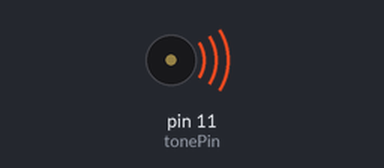
Bench run of a sketch on a simulated Arduino Uno, built with avr-gcc and run on an emulated ATmega328P. Parts: buzzer (waves = sounding).

Above: at 0.18 s.
At 36.6 s:
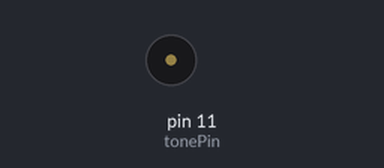
Timing chart, 0 to 40.0 s (numbered marks = the images above):
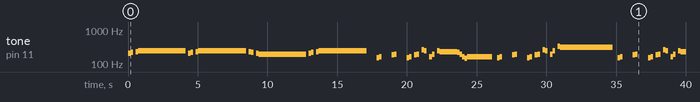

The sketch:

Pink_Panther_Theme.ino
```cpp
/*
 *
 *  Process:
 *  Midi -> Midi tracks -> Note mappings -> Frequency
 *
 *  CC0
 *
 *  Set this to be the pin that your buzzer resides in. (Note that you can only have one buzzer actively using the PWM signal at a time).
 *
*/
int tonePin = 11;
void setup() {

}

void midi() {

    tone(tonePin, 207, 180.18);
    delay(180.18);
    tone(tonePin, 220, 180.18);
    delay(180.18);
    delay(180.18);
    tone(tonePin, 233, 180.18);
    delay(180.18);
    tone(tonePin, 246, 3423.42);
    delay(3423.42);
    delay(180.18);
    tone(tonePin, 207, 180.18);
    delay(180.18);
    tone(tonePin, 220, 180.18);
    delay(180.18);
    delay(180.18);
    tone(tonePin, 233, 180.18);
    delay(180.18);
    tone(tonePin, 246, 3423.42);
    delay(3423.42);
    delay(180.18);
    tone(tonePin, 233, 180.18);
    delay(180.18);
    tone(tonePin, 220, 180.18);
    delay(180.18);
    delay(180.18);
    tone(tonePin, 207, 180.18);
    delay(180.18);
    tone(tonePin, 195, 3423.42);
    delay(3423.42);
    delay(180.18);
    tone(tonePin, 207, 180.18);
    delay(180.18);
    tone(tonePin, 220, 180.18);
    delay(180.18);
    delay(180.18);
    tone(tonePin, 233, 180.18);
    delay(180.18);
    tone(tonePin, 246, 3423.42);
    delay(3423.42);
    delay(720.72);
    tone(tonePin, 155, 180.18);
    delay(180.18);
    tone(tonePin, 164, 180.18);
    delay(180.18);
    delay(720.72);
    tone(tonePin, 184, 180.18);
    delay(180.18);
    tone(tonePin, 195, 180.18);
    delay(180.18);
    delay(720.72);
    tone(tonePin, 155, 180.18);
    delay(180.18);
    tone(tonePin, 164, 180.18);
    delay(180.18);
    delay(180.18);
    tone(tonePin, 184, 180.18);
    delay(180.18);
    tone(tonePin, 195, 180.18);
    delay(180.18);
    delay(180.18);
    tone(tonePin, 261, 180.18);
    delay(180.18);
    tone(tonePin, 246, 180.18);
    delay(180.18);
    delay(180.18);
    tone(tonePin, 164, 180.18);
    delay(180.18);
    tone(tonePin, 195, 180.18);
    delay(180.18);
    delay(180.18);
    tone(tonePin, 246, 180.18);
    delay(180.18);
    tone(tonePin, 233, 1261.26);
    delay(1261.26);
    tone(tonePin, 220, 180.18);
    delay(180.18);
    tone(tonePin, 195, 180.18);
    delay(180.18);
    tone(tonePin, 164, 180.18);
    delay(180.18);
    tone(tonePin, 146, 180.18);
    delay(180.18);
    tone(tonePin, 164, 1801.8);
    delay(1801.8);
    delay(360.36);
    tone(tonePin, 155, 180.18);
    delay(180.18);
    tone(tonePin, 164, 180.18);
    delay(180.18);
    delay(720.72);
    tone(tonePin, 184, 180.18);
    delay(180.18);
    tone(tonePin, 195, 180.18);
    delay(180.18);
    delay(720.72);
    tone(tonePin, 155, 180.18);
    delay(180.18);
    tone(tonePin, 164, 180.18);
    delay(180.18);
    delay(180.18);
    tone(tonePin, 184, 180.18);
    delay(180.18);
    tone(tonePin, 195, 180.18);
    delay(180.18);
    delay(180.18);
    tone(tonePin, 261, 180.18);
    delay(180.18);
    tone(tonePin, 246, 180.18);
    delay(180.18);
    delay(180.18);
    tone(tonePin, 195, 180.18);
    delay(180.18);
    tone(tonePin, 246, 180.18);
    delay(180.18);
    delay(180.18);
    tone(tonePin, 329, 180.18);
    delay(180.18);
    tone(tonePin, 311, 3783.78);
    delay(3783.78);
    delay(360.36);
    tone(tonePin, 155, 180.18);
    delay(180.18);
    tone(tonePin, 164, 180.18);
    delay(180.18);
    delay(720.72);
    tone(tonePin, 184, 180.18);
    delay(180.18);
    tone(tonePin, 195, 180.18);
    delay(180.18);
    delay(720.72);
    tone(tonePin, 155, 180.18);
    delay(180.18);
    tone(tonePin, 164, 180.18);
    delay(180.18);
    delay(180.18);
    tone(tonePin, 184, 180.18);
    delay(180.18);
    tone(tonePin, 195, 180.18);
    delay(180.18);
    delay(180.18);
    tone(tonePin, 261, 180.18);
    delay(180.18);
    tone(tonePin, 246, 180.18);
    delay(180.18);
    delay(180.18);
    tone(tonePin, 164, 180.18);
    delay(180.18);
    tone(tonePin, 195, 180.18);
    delay(180.18);
    delay(180.18);
    tone(tonePin, 246, 180.18);
    delay(180.18);
    tone(tonePin, 233, 1261.26);
    delay(1261.26);
    tone(tonePin, 220, 180.18);
    delay(180.18);
    tone(tonePin, 195, 180.18);
    delay(180.18);
    tone(tonePin, 164, 180.18);
    delay(180.18);
    tone(tonePin, 146, 180.18);
    delay(180.18);
    tone(tonePin, 164, 1801.8);
    delay(1801.8);
    delay(1081.08);
    tone(tonePin, 329, 360.36);
    delay(360.36);
    tone(tonePin, 293, 180.18);
    delay(180.18);
    tone(tonePin, 246, 360.36);
    delay(360.36);
    tone(tonePin, 220, 180.18);
    delay(180.18);
    tone(tonePin, 195, 360.36);
    delay(360.36);
    tone(tonePin, 164, 180.18);
    delay(180.18);
    tone(tonePin, 233, 90.09);
    delay(90.09);
    tone(tonePin, 220, 450.45);
    delay(450.45);
    tone(tonePin, 233, 90.09);
    delay(90.09);
    tone(tonePin, 220, 450.45);
    delay(450.45);
    tone(tonePin, 233, 90.09);
    delay(90.09);
    tone(tonePin, 220, 450.45);
    delay(450.45);
    tone(tonePin, 233, 90.09);
    delay(90.09);
    tone(tonePin, 220, 450.45);
    delay(450.45);
    tone(tonePin, 195, 180.18);
    delay(180.18);
    tone(tonePin, 164, 180.18);
    delay(180.18);
    tone(tonePin, 146, 180.18);
    delay(180.18);
    tone(tonePin, 164, 360.36);
    delay(360.36);
    tone(tonePin, 164, 3423.42);
    delay(3423.42);
    tone(tonePin, 195, 180.18);
    delay(180.18);
    tone(tonePin, 164, 180.18);
    delay(180.18);
    tone(tonePin, 146, 180.18);
    delay(180.18);
    tone(tonePin, 164, 360.36);
    delay(360.36);
    tone(tonePin, 164, 3423.42);
    delay(3423.42);
    tone(tonePin, 195, 180.18);
    delay(180.18);
    tone(tonePin, 164, 180.18);
    delay(180.18);
    tone(tonePin, 146, 180.18);
    delay(180.18);
    tone(tonePin, 164, 360.36);
    delay(360.36);
    tone(tonePin, 164, 2882.88);
    delay(2882.88);
    delay(360.36);
    tone(tonePin, 311, 180.18);
    delay(180.18);
    tone(tonePin, 329, 180.18);
    delay(180.18);
    delay(720.72);
    tone(tonePin, 369, 180.18);
    delay(180.18);
    tone(tonePin, 391, 180.18);
    delay(180.18);
    delay(720.72);
    tone(tonePin, 311, 180.18);
    delay(180.18);
    tone(tonePin, 329, 180.18);
    delay(180.18);
    delay(180.18);
    tone(tonePin, 369, 180.18);
    delay(180.18);
    tone(tonePin, 391, 180.18);
    delay(180.18);
    delay(180.18);
    tone(tonePin, 523, 180.18);
    delay(180.18);
    tone(tonePin, 493, 180.18);
    delay(180.18);
    delay(180.18);
    tone(tonePin, 329, 180.18);
    delay(180.18);
    tone(tonePin, 391, 180.18);
    delay(180.18);
    delay(180.18);
    tone(tonePin, 493, 180.18);
    delay(180.18);
    tone(tonePin, 466, 1261.26);
    delay(1261.26);
    tone(tonePin, 440, 180.18);
    delay(180.18);
    tone(tonePin, 391, 180.18);
    delay(180.18);
    tone(tonePin, 329, 180.18);
    delay(180.18);
    tone(tonePin, 293, 180.18);
    delay(180.18);
    tone(tonePin, 329, 1801.8);
    delay(1801.8);
    delay(360.36);
    tone(tonePin, 311, 180.18);
    delay(180.18);
    tone(tonePin, 329, 180.18);
    delay(180.18);
    delay(720.72);
    tone(tonePin, 369, 180.18);
    delay(180.18);
    tone(tonePin, 391, 180.18);
    delay(180.18);
    delay(720.72);
    tone(tonePin, 311, 180.18);
    delay(180.18);
    tone(tonePin, 329, 180.18);
    delay(180.18);
    delay(180.18);
    tone(tonePin, 369, 180.18);
    delay(180.18);
    tone(tonePin, 391, 180.18);
    delay(180.18);
    delay(180.18);
    tone(tonePin, 523, 180.18);
    delay(180.18);
    tone(tonePin, 493, 180.18);
    delay(180.18);
    delay(180.18);
    tone(tonePin, 391, 180.18);
    delay(180.18);
    tone(tonePin, 493, 180.18);
    delay(180.18);
    delay(180.18);
    tone(tonePin, 659, 180.18);
    delay(180.18);
    tone(tonePin, 622, 3783.78);
    delay(3783.78);
    delay(360.36);
    tone(tonePin, 311, 180.18);
    delay(180.18);
    tone(tonePin, 329, 180.18);
    delay(180.18);
    delay(720.72);
    tone(tonePin, 369, 180.18);
    delay(180.18);
    tone(tonePin, 391, 180.18);
    delay(180.18);
    delay(720.72);
    tone(tonePin, 311, 180.18);
    delay(180.18);
    tone(tonePin, 329, 180.18);
    delay(180.18);
    delay(180.18);
    tone(tonePin, 369, 180.18);
    delay(180.18);
    tone(tonePin, 391, 180.18);
    delay(180.18);
    delay(180.18);
    tone(tonePin, 523, 180.18);
    delay(180.18);
    tone(tonePin, 493, 180.18);
    delay(180.18);
    delay(180.18);
    tone(tonePin, 329, 180.18);
    delay(180.18);
    tone(tonePin, 391, 180.18);
    delay(180.18);
    delay(180.18);
    tone(tonePin, 493, 180.18);
    delay(180.18);
    tone(tonePin, 466, 1261.26);
    delay(1261.26);
    tone(tonePin, 440, 180.18);
    delay(180.18);
    tone(tonePin, 391, 180.18);
    delay(180.18);
    tone(tonePin, 329, 180.18);
    delay(180.18);
    tone(tonePin, 293, 180.18);
    delay(180.18);
    tone(tonePin, 329, 1801.8);
    delay(1801.8);
    delay(1081.08);
    tone(tonePin, 329, 360.36);
    delay(360.36);
    tone(tonePin, 293, 180.18);
    delay(180.18);
    tone(tonePin, 246, 360.36);
    delay(360.36);
    tone(tonePin, 220, 180.18);
    delay(180.18);
    tone(tonePin, 195, 360.36);
    delay(360.36);
    tone(tonePin, 164, 180.18);
    delay(180.18);
    tone(tonePin, 233, 90.09);
    delay(90.09);
    tone(tonePin, 220, 450.45);
    delay(450.45);
    tone(tonePin, 233, 90.09);
    delay(90.09);
    tone(tonePin, 220, 450.45);
    delay(450.45);
    tone(tonePin, 233, 90.09);
    delay(90.09);
    tone(tonePin, 220, 450.45);
    delay(450.45);
    tone(tonePin, 233, 90.09);
    delay(90.09);
    tone(tonePin, 220, 450.45);
    delay(450.45);
    tone(tonePin, 195, 180.18);
    delay(180.18);
    tone(tonePin, 164, 180.18);
    delay(180.18);
    tone(tonePin, 146, 180.18);
    delay(180.18);
    tone(tonePin, 164, 360.36);
    delay(360.36);
    tone(tonePin, 164, 3423.42);
    delay(3423.42);
    tone(tonePin, 195, 180.18);
    delay(180.18);
    tone(tonePin, 164, 180.18);
    delay(180.18);
    tone(tonePin, 146, 180.18);
    delay(180.18);
    tone(tonePin, 164, 360.36);
    delay(360.36);
    tone(tonePin, 164, 3423.42);
    delay(3423.42);
    tone(tonePin, 195, 180.18);
    delay(180.18);
    tone(tonePin, 164, 180.18);
    delay(180.18);
    tone(tonePin, 146, 180.18);
    delay(180.18);
    tone(tonePin, 164, 360.36);
    delay(360.36);
    tone(tonePin, 164, 2882.88);
    delay(2882.88);
    delay(360.36);
    tone(tonePin, 155, 180.18);
    delay(180.18);
    tone(tonePin, 164, 180.18);
    delay(180.18);
    delay(720.72);
    tone(tonePin, 184, 180.18);
    delay(180.18);
    tone(tonePin, 195, 180.18);
    delay(180.18);
    delay(720.72);
    tone(tonePin, 155, 180.18);
    delay(180.18);
    tone(tonePin, 164, 180.18);
    delay(180.18);
    delay(180.18);
    tone(tonePin, 184, 180.18);
    delay(180.18);
    tone(tonePin, 195, 180.18);
    delay(180.18);
    delay(180.18);
    tone(tonePin, 261, 180.18);
    delay(180.18);
    tone(tonePin, 246, 180.18);
    delay(180.18);
    delay(180.18);
    tone(tonePin, 164, 180.18);
    delay(180.18);
    tone(tonePin, 195, 180.18);
    delay(180.18);
    delay(180.18);
    tone(tonePin, 246, 180.18);
    delay(180.18);
    tone(tonePin, 233, 1261.26);
    delay(1261.26);
    tone(tonePin, 220, 180.18);
    delay(180.18);
    tone(tonePin, 195, 180.18);
    delay(180.18);
    tone(tonePin, 164, 180.18);
    delay(180.18);
    tone(tonePin, 146, 180.18);
    delay(180.18);
    tone(tonePin, 164, 1801.8);
    delay(1801.8);
    delay(360.36);
    tone(tonePin, 155, 180.18);
    delay(180.18);
    tone(tonePin, 164, 180.18);
    delay(180.18);
    delay(720.72);
    tone(tonePin, 184, 180.18);
    delay(180.18);
    tone(tonePin, 195, 180.18);
    delay(180.18);
    delay(720.72);
    tone(tonePin, 155, 180.18);
    delay(180.18);
    tone(tonePin, 164, 180.18);
    delay(180.18);
    delay(180.18);
    tone(tonePin, 184, 180.18);
    delay(180.18);
    tone(tonePin, 195, 180.18);
    delay(180.18);
    delay(180.18);
    tone(tonePin, 261, 180.18);
    delay(180.18);
    tone(tonePin, 246, 180.18);
    delay(180.18);
    delay(180.18);
    tone(tonePin, 195, 180.18);
    delay(180.18);
    tone(tonePin, 246, 180.18);
    delay(180.18);
    delay(180.18);
    tone(tonePin, 329, 180.18);
    delay(180.18);
    tone(tonePin, 311, 3783.78);
    delay(3783.78);
    delay(360.36);
    tone(tonePin, 155, 180.18);
    delay(180.18);
    tone(tonePin, 164, 180.18);
    delay(180.18);
    delay(720.72);
    tone(tonePin, 184, 180.18);
    delay(180.18);
    tone(tonePin, 195, 180.18);
    delay(180.18);
    delay(720.72);
    tone(tonePin, 155, 180.18);
    delay(180.18);
    tone(tonePin, 164, 180.18);
    delay(180.18);
    delay(180.18);
    tone(tonePin, 184, 180.18);
    delay(180.18);
    tone(tonePin, 195, 180.18);
    delay(180.18);
    delay(180.18);
    tone(tonePin, 261, 180.18);
    delay(180.18);
    tone(tonePin, 246, 180.18);
    delay(180.18);
    delay(180.18);
    tone(tonePin, 164, 180.18);
    delay(180.18);
    tone(tonePin, 195, 180.18);
    delay(180.18);
    delay(180.18);
    tone(tonePin, 246, 180.18);
    delay(180.18);
    tone(tonePin, 233, 1261.26);
    delay(1261.26);
    tone(tonePin, 220, 180.18);
    delay(180.18);
    tone(tonePin, 195, 180.18);
    delay(180.18);
    tone(tonePin, 164, 180.18);
    delay(180.18);
    tone(tonePin, 146, 180.18);
    delay(180.18);
    tone(tonePin, 164, 1801.8);
    delay(1801.8);
    delay(1081.08);
    tone(tonePin, 329, 360.36);
    delay(360.36);
    tone(tonePin, 293, 180.18);
    delay(180.18);
    tone(tonePin, 246, 360.36);
    delay(360.36);
    tone(tonePin, 220, 180.18);
    delay(180.18);
    tone(tonePin, 195, 360.36);
    delay(360.36);
    tone(tonePin, 164, 180.18);
    delay(180.18);
    tone(tonePin, 233, 90.09);
    delay(90.09);
    tone(tonePin, 220, 450.45);
    delay(450.45);
    tone(tonePin, 233, 90.09);
    delay(90.09);
    tone(tonePin, 220, 450.45);
    delay(450.45);
    tone(tonePin, 233, 90.09);
    delay(90.09);
    tone(tonePin, 220, 450.45);
    delay(450.45);
    tone(tonePin, 233, 90.09);
    delay(90.09);
    tone(tonePin, 220, 450.45);
    delay(450.45);
    tone(tonePin, 195, 180.18);
    delay(180.18);
    tone(tonePin, 164, 180.18);
    delay(180.18);
    tone(tonePin, 146, 180.18);
    delay(180.18);
    tone(tonePin, 164, 360.36);
    delay(360.36);
    tone(tonePin, 164, 3423.42);
    delay(3423.42);
    tone(tonePin, 195, 180.18);
    delay(180.18);
    tone(tonePin, 164, 180.18);
    delay(180.18);
    tone(tonePin, 146, 180.18);
    delay(180.18);
    tone(tonePin, 164, 360.36);
    delay(360.36);
    tone(tonePin, 164, 3423.42);
    delay(3423.42);
    tone(tonePin, 195, 180.18);
    delay(180.18);
    tone(tonePin, 164, 180.18);
    delay(180.18);
    tone(tonePin, 146, 180.18);
    delay(180.18);
    tone(tonePin, 164, 360.36);
    delay(360.36);
    tone(tonePin, 164, 2882.88);
    delay(2882.88);
    delay(360.36);
    tone(tonePin, 155, 180.18);
    delay(180.18);
    tone(tonePin, 164, 180.18);
    delay(180.18);
    delay(720.72);
    tone(tonePin, 184, 180.18);
    delay(180.18);
    tone(tonePin, 195, 180.18);
    delay(180.18);
    delay(720.72);
    tone(tonePin, 155, 180.18);
    delay(180.18);
    tone(tonePin, 164, 180.18);
    delay(180.18);
    delay(180.18);
    tone(tonePin, 184, 180.18);
    delay(180.18);
    tone(tonePin, 195, 180.18);
    delay(180.18);
    delay(180.18);
    tone(tonePin, 261, 180.18);
    delay(180.18);
    tone(tonePin, 246, 180.18);
    delay(180.18);
    delay(180.18);
    tone(tonePin, 164, 180.18);
    delay(180.18);
    tone(tonePin, 195, 180.18);
    delay(180.18);
    delay(180.18);
    tone(tonePin, 246, 180.18);
    delay(180.18);
    tone(tonePin, 233, 1261.26);
    delay(1261.26);
    tone(tonePin, 220, 180.18);
    delay(180.18);
    tone(tonePin, 195, 180.18);
    delay(180.18);
    tone(tonePin, 164, 180.18);
    delay(180.18);
    tone(tonePin, 146, 180.18);
    delay(180.18);
    tone(tonePin, 164, 1801.8);
    delay(1801.8);
    delay(360.36);
    tone(tonePin, 155, 180.18);
    delay(180.18);
    tone(tonePin, 164, 180.18);
    delay(180.18);
    delay(720.72);
    tone(tonePin, 184, 180.18);
    delay(180.18);
    tone(tonePin, 195, 180.18);
    delay(180.18);
    delay(720.72);
    tone(tonePin, 155, 180.18);
    delay(180.18);
    tone(tonePin, 164, 180.18);
    delay(180.18);
    delay(180.18);
    tone(tonePin, 184, 180.18);
    delay(180.18);
    tone(tonePin, 195, 180.18);
    delay(180.18);
    delay(180.18);
    tone(tonePin, 261, 180.18);
    delay(180.18);
    tone(tonePin, 246, 180.18);
    delay(180.18);
    delay(180.18);
    tone(tonePin, 195, 180.18);
    delay(180.18);
    tone(tonePin, 246, 180.18);
    delay(180.18);
    delay(180.18);
    tone(tonePin, 329, 180.18);
    delay(180.18);
    tone(tonePin, 311, 3783.78);
    delay(3783.78);
    delay(360.36);
    tone(tonePin, 155, 180.18);
    delay(180.18);
    tone(tonePin, 164, 180.18);
    delay(180.18);
    delay(720.72);
    tone(tonePin, 184, 180.18);
    delay(180.18);
    tone(tonePin, 195, 180.18);
    delay(180.18);
    delay(720.72);
    tone(tonePin, 155, 180.18);
    delay(180.18);
    tone(tonePin, 164, 180.18);
    delay(180.18);
    delay(180.18);
    tone(tonePin, 184, 180.18);
    delay(180.18);
    tone(tonePin, 195, 180.18);
    delay(180.18);
    delay(180.18);
    tone(tonePin, 261, 180.18);
    delay(180.18);
    tone(tonePin, 246, 180.18);
    delay(180.18);
    delay(180.18);
    tone(tonePin, 164, 180.18);
    delay(180.18);
    tone(tonePin, 195, 180.18);
    delay(180.18);
    delay(180.18);
    tone(tonePin, 246, 180.18);
    delay(180.18);
    tone(tonePin, 233, 1261.26);
    delay(1261.26);
    tone(tonePin, 220, 180.18);
    delay(180.18);
    tone(tonePin, 195, 180.18);
    delay(180.18);
    tone(tonePin, 164, 180.18);
    delay(180.18);
    tone(tonePin, 146, 180.18);
    delay(180.18);
    tone(tonePin, 164, 1801.8);
    delay(1801.8);
    delay(1081.08);
    tone(tonePin, 329, 360.36);
    delay(360.36);
    tone(tonePin, 293, 180.18);
    delay(180.18);
    tone(tonePin, 246, 360.36);
    delay(360.36);
    tone(tonePin, 220, 180.18);
    delay(180.18);
    tone(tonePin, 195, 360.36);
    delay(360.36);
    tone(tonePin, 164, 180.18);
    delay(180.18);
    tone(tonePin, 233, 90.09);
    delay(90.09);
    tone(tonePin, 220, 450.45);
    delay(450.45);
    tone(tonePin, 233, 90.09);
    delay(90.09);
    tone(tonePin, 220, 450.45);
    delay(450.45);
    tone(tonePin, 233, 90.09);
    delay(90.09);
    tone(tonePin, 220, 450.45);
    delay(450.45);
    tone(tonePin, 233, 90.09);
    delay(90.09);
    tone(tonePin, 220, 450.45);
    delay(450.45);
    tone(tonePin, 195, 180.18);
    delay(180.18);
    tone(tonePin, 164, 180.18);
    delay(180.18);
    tone(tonePin, 146, 180.18);
    delay(180.18);
    tone(tonePin, 164, 360.36);
    delay(360.36);
    tone(tonePin, 164, 3423.42);
    delay(3423.42);
    tone(tonePin, 195, 180.18);
    delay(180.18);
    tone(tonePin, 164, 180.18);
    delay(180.18);
    tone(tonePin, 146, 180.18);
    delay(180.18);
    tone(tonePin, 164, 360.36);
    delay(360.36);
    tone(tonePin, 164, 3423.42);
    delay(3423.42);
    tone(tonePin, 195, 180.18);
    delay(180.18);
    tone(tonePin, 164, 180.18);
    delay(180.18);
    tone(tonePin, 146, 180.18);
    delay(180.18);
    tone(tonePin, 164, 360.36);
    delay(360.36);
    tone(tonePin, 164, 2342.34);
    delay(2342.34);
    delay(540.54);
    tone(tonePin, 493, 4864.86);
    delay(4864.86);

}

void loop() {
    // Play midi
    midi();
}
```

Measured:
- by itself, tone on pin 11 (tonePin): plays 207 Hz for 0.18 s, 220 Hz for 0.18 s, 233 Hz for 0.18 s, 246 Hz for 3.4 s, 207 Hz for 0.18 s, 220 Hz for 0.18 s … (63 notes in this stretch)
